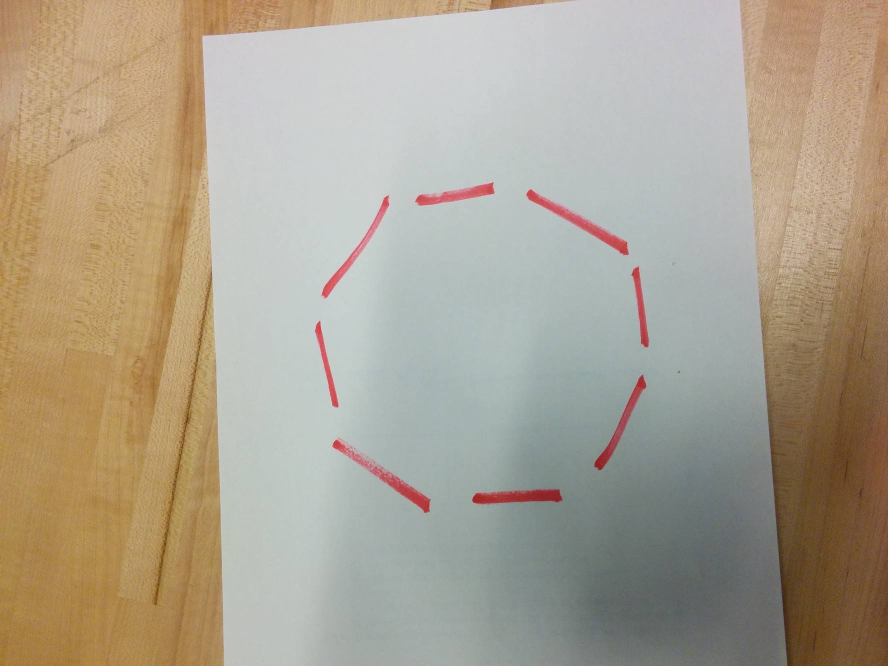
%> input picture matlab/fil1.jpg, 1776 x 1332 px (shown at 1/2 size)
$ octave imread_script.m   (GNU Octave 9; MATLAB toolbox functions it lacks are replaced by stand-ins)
%> lines starting %> are read from the running program, lines starting %| are printed output that depends on the picture; in (x1, y1, x2, y2) boxes, pixels count from 0 and x2, y2 are one past the last pixel; in counts of white or black regions, pixels touching at a corner belong together; the program's own positions count from 1
%% Inputting the Image from the folder

data = imread('fil1.jpg');
%> data is the input picture: size 1332x1776x3 uint8; mean R, G, B 171.5, 161.4, 143.8
InputImage = rgb2gray(data);
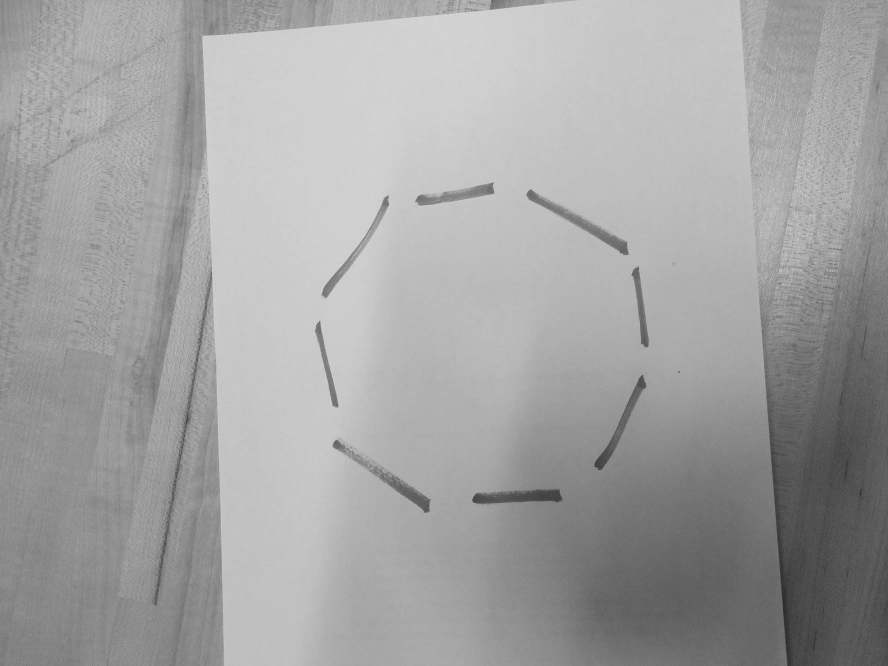
%> InputImage: size 1332x1776 uint8 (shown at 1/2 size); min 32, max 226, mean 162.4
figure;
imshow(data);

%% Image processing to prepare the image to be converted to binary format

diff_im = imabsdiff(data(:,:,1),InputImage);
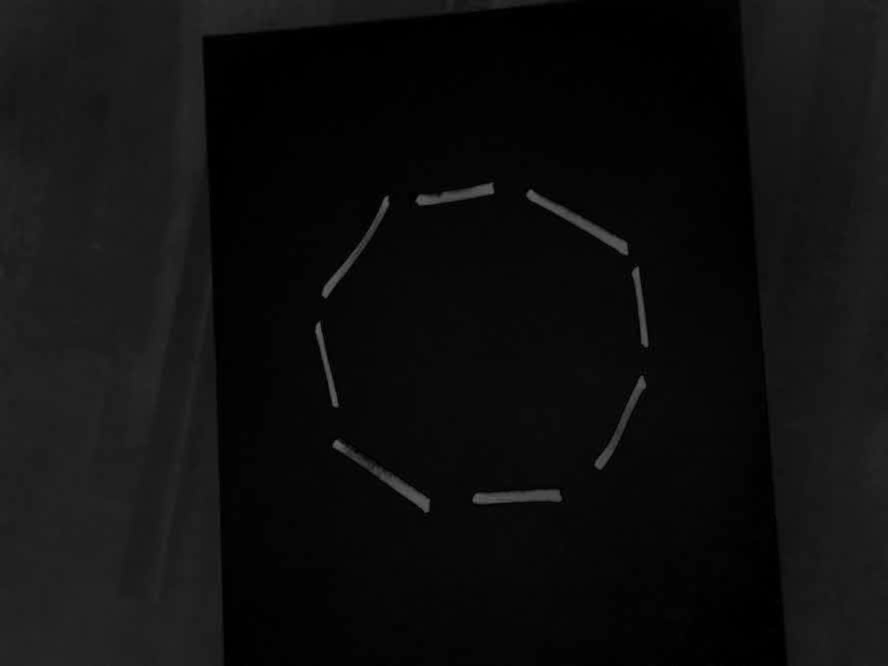
%> diff_im: size 1332x1776 uint8 (shown at 1/2 size); min 0, max 108, mean 14.8

figure(3);
imshow(diff_im);


diff_im = medfilt2(diff_im,[3 3]);
figure(4)
imshow(diff_im);

%% Image converted to Binary Format with an intensity level of 0.2

diff_im = im2bw(diff_im,0.2); %Level
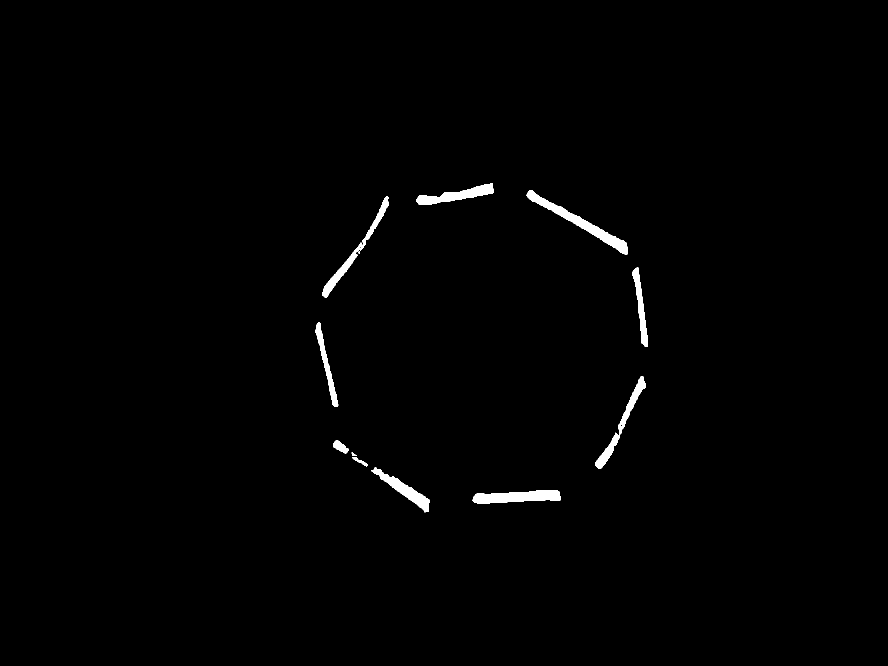
%> diff_im: size 1332x1776 logical (shown at 1/2 size); 0.92% white; 11 white regions, largest, box (x1, y1, x2, y2) and area: (1053, 380, 1256, 510) 3950, (945, 981, 1122, 1007) 3299, (644, 393, 778, 596) 2684
diff_im = bwareaopen(diff_im,350);

%figure(2);
%imshow(diff_im);
%% Finding the connected dots

bw = bwlabel(diff_im, 8);
%> bw: size 1332x1776 double; 10 distinct labels, from 0 to 9
figure;
imshow(bw);
%% Doing Manipulation to find the centroid

stats = regionprops(bw,'Centroid');
%> stats = 9 regions; first 5, Centroid: [653.7 731.1], [710.4 504.4], [681.4 894.3], [810.2 981], [913.6 391.1]
disp(stats);
%|   9x1 struct array containing the fields:
%|     Centroid
centroids = cat(1,stats.Centroid);
%> centroids = [653.7 731.1; 710.4 504.4; 681.4 894.3; 810.2 981; 913.6 391.1; 1035.1 994.5; 1162.2 446.8; 1243.4 849.1; 1282 615.1]

x_axis = sum(centroids(:,1))/length(centroids);
%> x_axis = 943.6
y_axis = sum(centroids(:,2))/length(centroids);
%> y_axis = 711.9

figure;
imshow(bw)
hold on
plot(x_axis,y_axis,'b*')
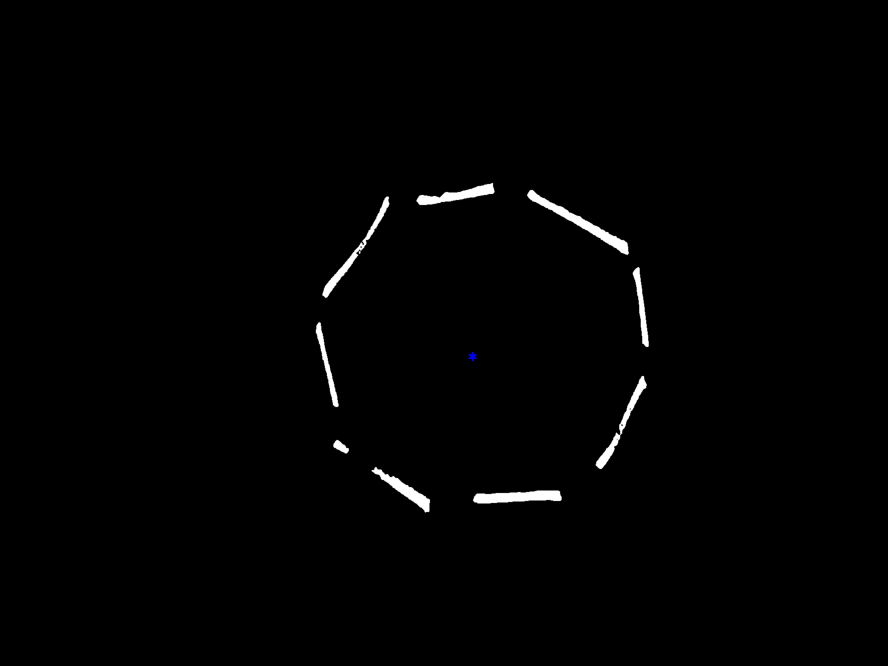
%> figure redrawn from the program's plot data; shown at 1/2 size
hold off

display(x_axis);
%| x_axis = 943.55
display(y_axis);
%| y_axis = 711.94


for object = 1:length(stats)

    % [7 lines of commented-out code are left out]
end
%> this loop made 9 passes

$ run again, with matlab/fil2.jpg copied over matlab/fil1.jpg
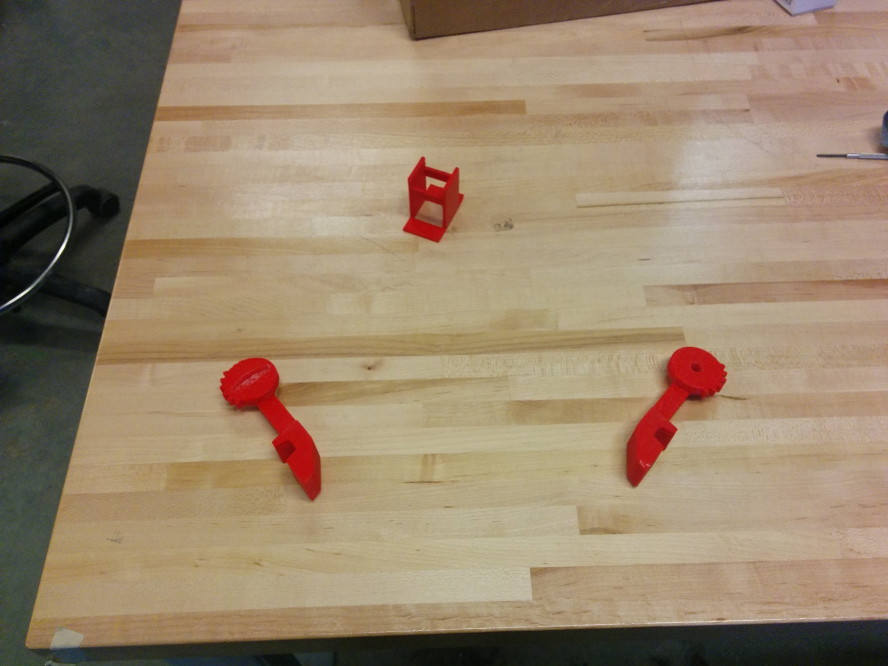
%> input picture matlab/fil2.jpg, 1776 x 1332 px (shown at 1/2 size)
%> data is the input picture: size 1332x1776x3 uint8; mean R, G, B 154, 133.7, 109
%> `bw = bwlabel(diff_im, 8);`:
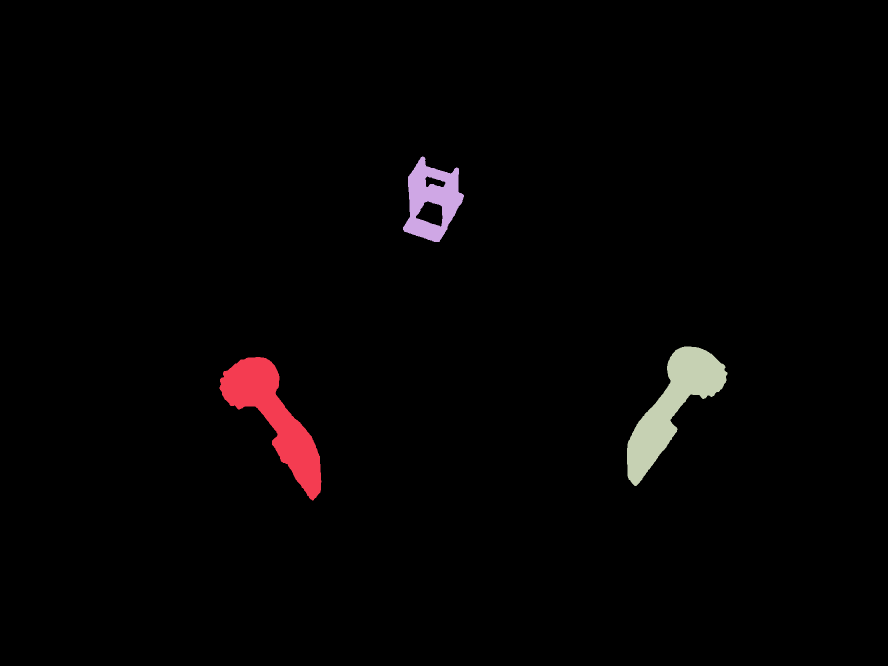
%> bw: size 1332x1776 double (shown at 1/2 size); 4 distinct labels, from 0 to 3; one colour per label, 0 black
%> stats = 3 regions; Centroid: [550 836.7], [864.7 400.7], [1345.5 813.2]
%|   3x1 struct array containing the fields:
%|     Centroid
%> centroids = [550 836.7; 864.7 400.7; 1345.5 813.2]
%> x_axis = 920.1
%> y_axis = 683.5
%> `plot(x_axis,y_axis,'b*')`:
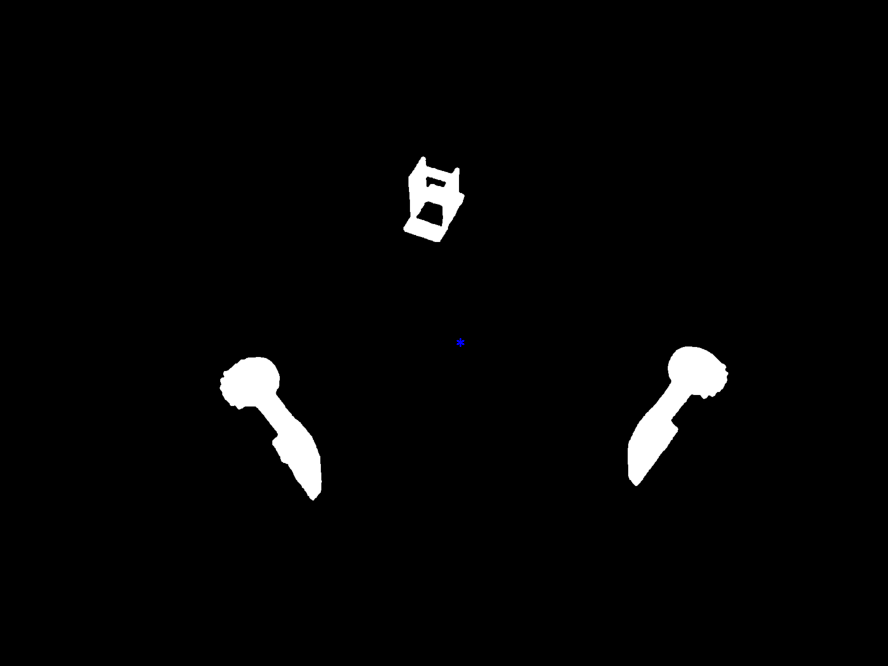
%> figure redrawn from the program's plot data; shown at 1/2 size
%| x_axis = 920.07
%| y_axis = 683.53
%> the loop `for object = 1:length(stats)` made 3 passes

$ run again, with matlab/fil3.jpg copied over matlab/fil1.jpg
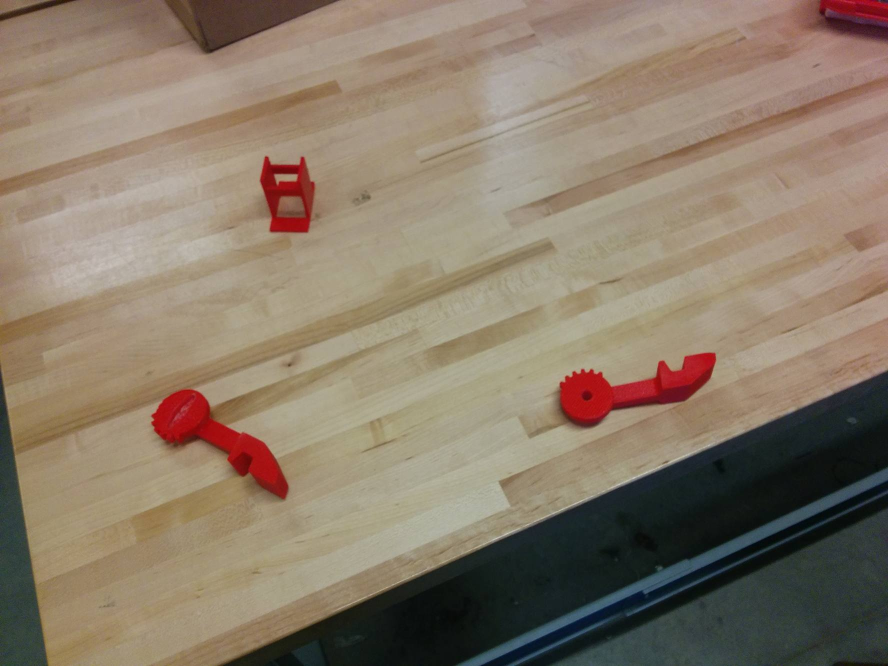
%> input picture matlab/fil3.jpg, 1776 x 1332 px (shown at 1/2 size)
%> data is the input picture: size 1332x1776x3 uint8; mean R, G, B 137.7, 122.8, 105.1
%> `bw = bwlabel(diff_im, 8);`:
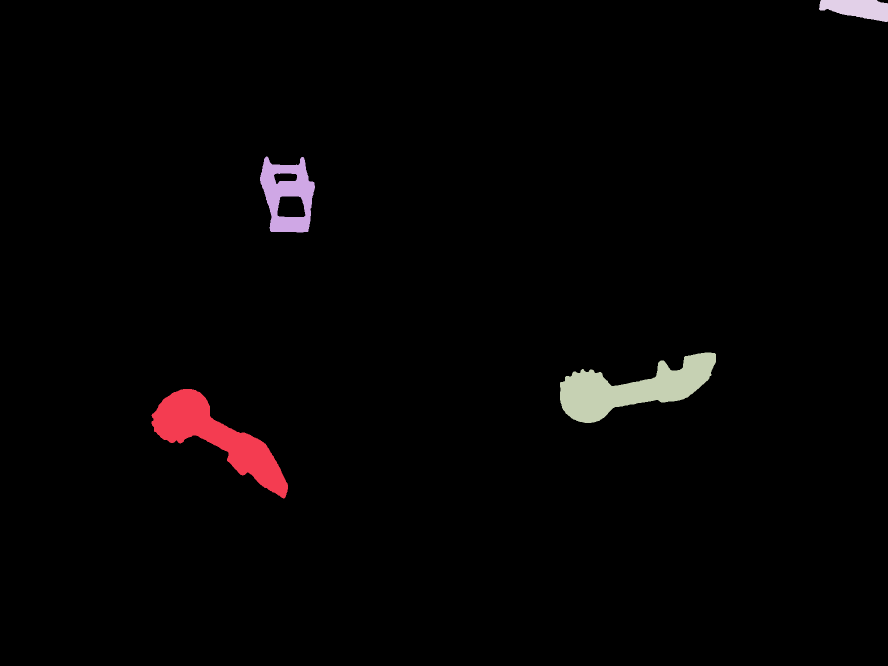
%> bw: size 1332x1776 double (shown at 1/2 size); 5 distinct labels, from 0 to 4; one colour per label, 0 black
%> stats = 4 regions; Centroid: [435.4 875.9], [575.6 390.6], [1265.3 777.7], [1716.5 17.8]
%|   4x1 struct array containing the fields:
%|     Centroid
%> centroids = [435.4 875.9; 575.6 390.6; 1265.3 777.7; 1716.5 17.76]
%> x_axis = 998.2
%> y_axis = 515.5
%> `plot(x_axis,y_axis,'b*')`:
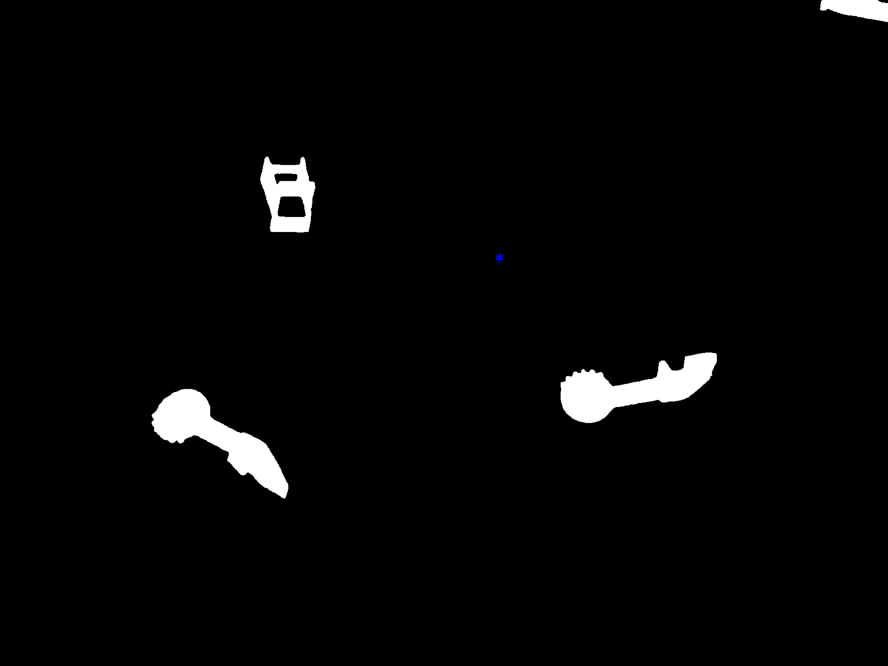
%> figure redrawn from the program's plot data; shown at 1/2 size
%| x_axis = 998.23
%| y_axis = 515.49
%> the loop `for object = 1:length(stats)` made 4 passes

$ run again, with matlab/fil4.jpg copied over matlab/fil1.jpg
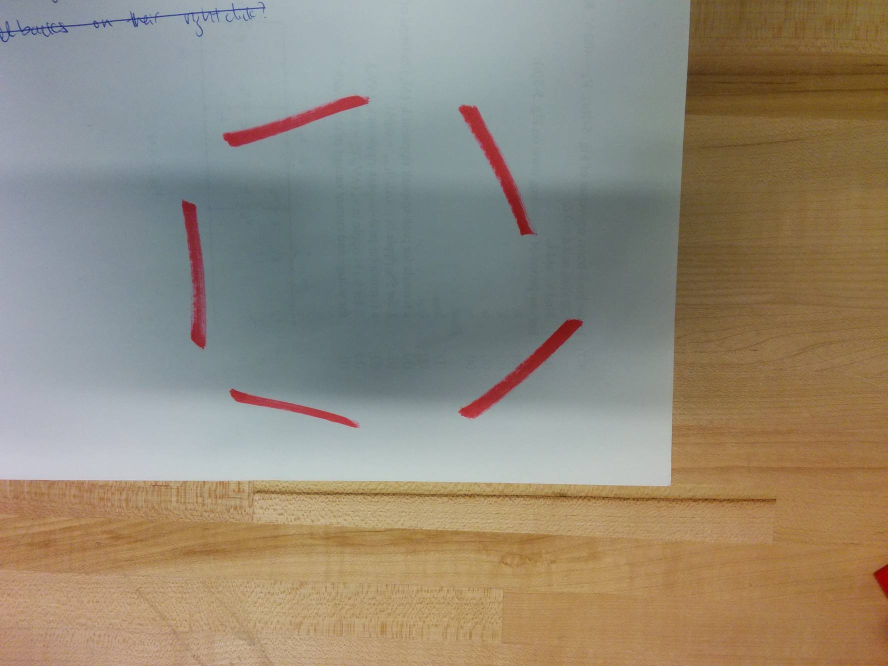
%> input picture matlab/fil4.jpg, 1776 x 1332 px (shown at 1/2 size)
%> data is the input picture: size 1332x1776x3 uint8; mean R, G, B 146.2, 136.4, 119.3
%> `diff_im = im2bw(diff_im,0.2);`:
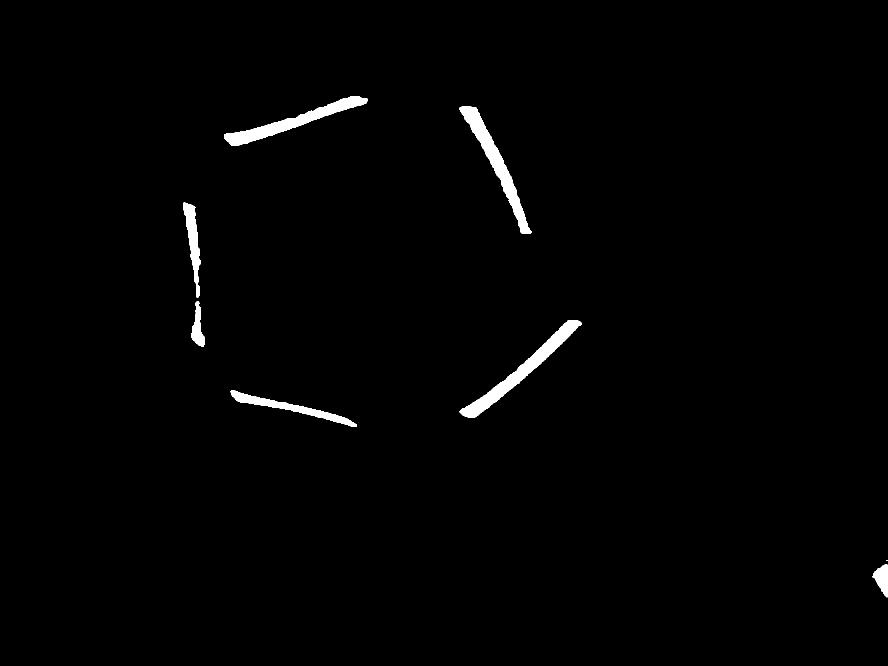
%> diff_im: size 1332x1776 logical (shown at 1/2 size); 1.2% white; 8 white regions (1 under 20 px), largest, box (x1, y1, x2, y2) and area: (919, 640, 1163, 835) 7134, (919, 212, 1064, 468) 6577, (448, 192, 736, 292) 6274
%> bw: size 1332x1776 double; 8 distinct labels, from 0 to 7
%> stats = 7 regions; Centroid: [386.9 483.3], [396.4 656.2], [586.2 244.1], [581 816.3], [992.8 327.1], [1044 742], [1765.4 1158.3]
%|   7x1 struct array containing the fields:
%|     Centroid
%> centroids = [386.9 483.3; 396.4 656.2; 586.2 244.1; 581 816.3; 992.8 327.1; 1044 742; 1765.4 1158.3]
%> x_axis = 821.8
%> y_axis = 632.5
%> `plot(x_axis,y_axis,'b*')`:
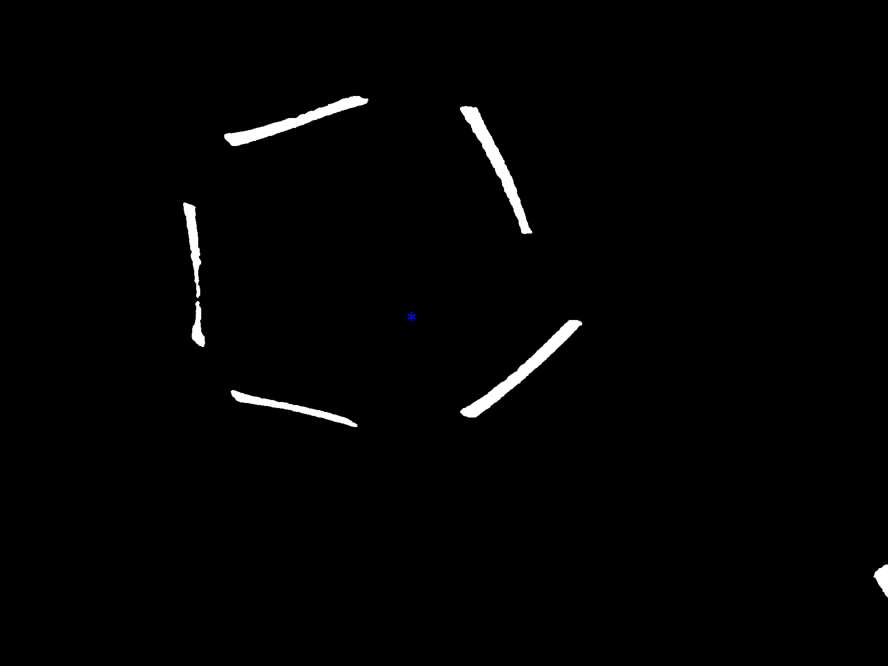
%> figure redrawn from the program's plot data; shown at 1/2 size
%| x_axis = 821.83
%| y_axis = 632.48
%> the loop `for object = 1:length(stats)` made 7 passes
